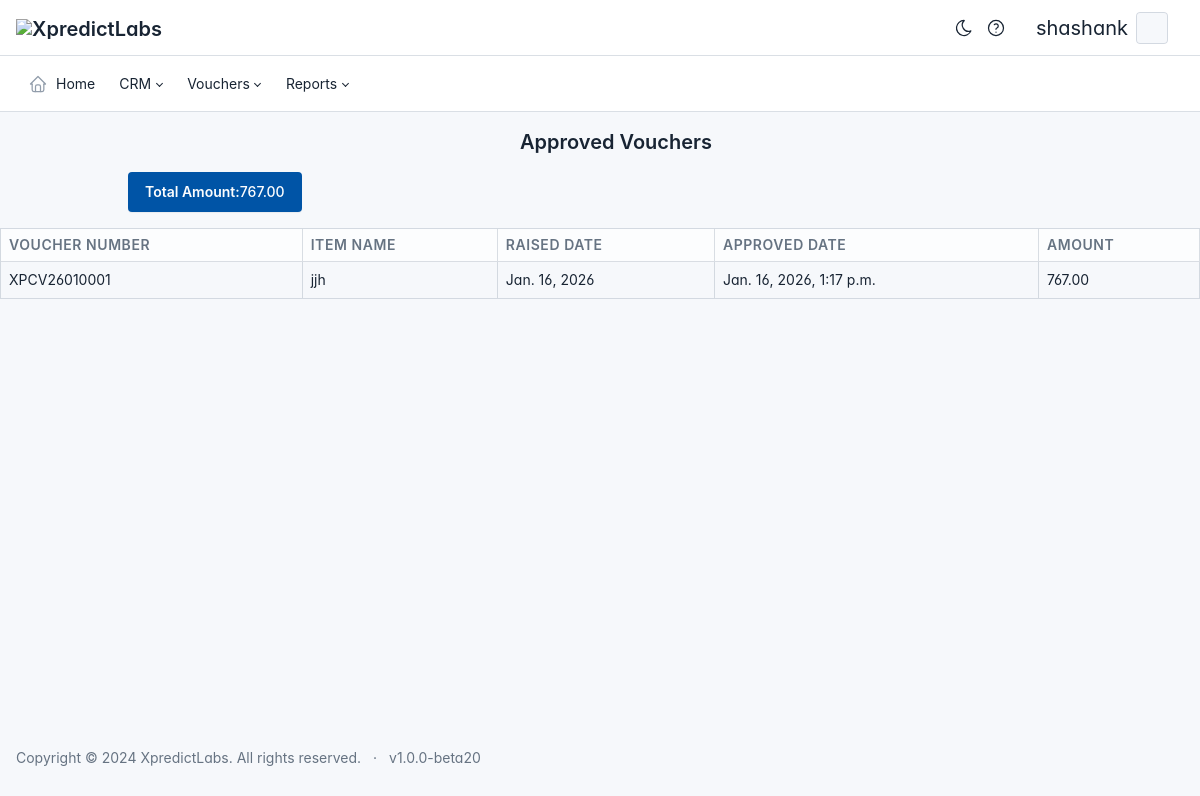
The app's page /website/approved-vouchers/ (signed in) with its own data.
### app/models.py (models this page shows, shortened)
class UserProfile(models.Model):
    user = models.OneToOneField(User, on_delete=models.CASCADE)
    employee_id = models.CharField(max_length=10, unique=True, editable=False)
    zone = models.ForeignKey(Zone, on_delete=models.SET_NULL, null=True, blank=True, default=None)
    groups = models.ManyToManyField(Group, blank=True)
    email = models.EmailField(unique=True)  # Ensure unique email
    contact_number = models.CharField(max_length=15, default="0000000000")
    date_of_birth = models.DateField(default="2000-01-01")
    division = models.ForeignKey(Division, on_delete=models.SET_NULL, null=True, blank=True, default=None)
    target= models.ForeignKey(Target, on_delete=models.SET_NULL, null=True, blank=True)
    profile_picture = models.ImageField(upload_to="profile_pics/", default="profile_pics/default.jpg")

class CoreModule(models.Model):
    name = models.CharField(max_length=100, unique=True)  # Module name (e.g., "CRM")
    description = models.TextField(blank=True, null=True)  # Optional description
    is_active = models.BooleanField(default=True)  # Globally enable or disable this module
    slug = models.SlugField(unique=True, blank=True, null=True)  # Slug field for URL

### website/models.py (models this page shows, shortened)
class CashVoucher(models.Model):
    expense = models.ForeignKey(Expense, on_delete=models.CASCADE, null=True, blank=True,related_name='cash_vouchers')
    voucher_number = models.CharField(max_length=20, unique=True)
    date = models.DateField(auto_now_add=True)
    amount = models.DecimalField(max_digits=10, decimal_places=2, null=True, blank=True)
    paid_to = models.CharField(max_length=25)
    item_name = models.CharField(max_length=255)
    transaction_date = models.DateField(null=True, blank=True)
    verified_by = models.CharField(max_length=255, null=True, blank=True)
    approved_by = models.CharField(max_length=255, null=True, blank=True)
    created_by = models.ForeignKey(User, on_delete=models.CASCADE, related_name='created_cash_vouchers', null=True, blank=True)
    rejection_reason = models.TextField(blank=True, null=True, default='NONE')
    verified_at = models.DateTimeField(default=timezone.now, null=True, blank=True)  # Use timezone.now()
    proof_photo = models.FileField(upload_to='cashvoucher_proofs/', null=True, blank=True)
    STATUS_CHOICES = [
        ('pending', 'Pending'),
        ('approved', 'Approved'),
        ('rejected', 'Rejected'),
    ]
    status = models.CharField(max_length=10, choices=STATUS_CHOICES, default='pending')

### website/views.py (the view)
# urls.py: path('approved-vouchers/', views.approved_vouchers, name='approved_vouchers'),
def approved_vouchers(request):
    user = request.user
    if user.is_staff or user.is_superuser:
        vouchers = CashVoucher.objects.filter(status='approved').order_by('-id')
    else:
        vouchers = CashVoucher.objects.filter(created_by=user, status='approved').order_by('-id')
    total_amount = vouchers.aggregate(total_amount=Sum('amount'))['total_amount'] or 0
    context = {'vouchers': vouchers, 'total_amount': total_amount}
    return render(request, 'xp/approved_vouchers.html', context)

### app/context_processors.py (called while the page is built)
def user_role(request):
    if request.user.is_authenticated:
        user = request.user
        groups = user.groups.values_list('name', flat=True)  # Get the names of groups
        group_name = groups[0] if groups else "No Role"  # Assuming one role per user
        print(f"role : ",user_role)
        return {
            'username': user.username,
            'user_role': group_name
        }
    return {}  # Empty context if user is not authenticated

def group_buttons(request):
    return {
        'group_buttons': GroupButton.objects.all()
    }

def modules_with_submodules(request):
    if not request.user.is_authenticated:
        return {}  # Return an empty context for unauthenticated users
    module_visibility, _ = ModuleVisibility.objects.get_or_create(user=request.user)
    enabled_modules = module_visibility.get_enabled_modules()
    submodule_visibility_map = {
        submodule.submodule_id: submodule.is_visible
        for submodule in request.user.submodule_visibility.all()
    }
    modules_with_submodules = {}
    for module in enabled_modules:
        visible_submodules = [
            submodule for submodule in module.submodules.all()
            if submodule.is_active and submodule_visibility_map.get(submodule.id, False)
        ]
        modules_with_submodules[module] = visible_submodules
    return {
        'modules_with_submodules': modules_with_submodules,
    }

### app/models.py (called while the page is built)
    def get_enabled_modules(self):
        return self.enabled_modules.all()

### website/context_processors.py (called while the page is built, shortened)
def pay_now_context(request):
    payment_details = None
    selected_user = None
    expenses = None
    total_amount_to_be_paid = None
    transaction_id = None
    from_date = None
    to_date = None
    selected_filter = None
    user_id = request.GET.get('user_id', None)
    return {
        'selected_user': selected_user,
        'expenses': expenses,
        'total_amount_to_be_paid': total_amount_to_be_paid,
        'transaction_id': transaction_id,
        'from_date': from_date,
        'to_date': to_date,
        'selected_filter': selected_filter,
        'payment_details': payment_details,
    }

### templates/xp/approved_vouchers.html (shortened to what this page needs)
{% extends "base.html" %}
{% block content %}
<div class="d-flex justify-content-center align-items-center mt-3 ms-6 me-3">
    <h2>Approved Vouchers</h2>
</div>
<div class="mb-3 ms-8">
    <button type="button" class="btn btn-primary">
        <strong>Total Amount: </strong> {{ total_amount|floatformat:2 }}
    </button>
</div>
<div class="table-responsive">
    <table class="table table-bordered table-hover" style="border-collapse: collapse;">
        <thead>
            <tr>
                <th style="font-size: 14px; padding: 8px;">Voucher Number</th>
                <th style="font-size: 14px; padding: 8px;">Item Name</th>
                <th style="font-size: 14px; padding: 8px;">Raised Date</th>
                <th style="font-size: 14px; padding: 8px;">Approved Date</th>
                <th style="font-size: 14px; padding: 8px;">Amount</th>
            </tr>
        </thead>
        <tbody>
            {% for voucher in vouchers %}
            <tr>
                <td style="font-size: 14px; padding: 8px;">{{ voucher.voucher_number }}</td>
                <td style="font-size: 14px; padding: 8px;">{{ voucher.item_name }}</td>
                <td style="font-size: 14px; padding: 8px;">{{ voucher.date }}</td>
                <td style="font-size: 14px; padding: 8px;">{{ voucher.verified_at }}</td>
                <td style="font-size: 14px; padding: 8px;">{{ voucher.amount }}</td>
            </tr>
            {% endfor %}
        </tbody>
    </table>
</div>
{% endblock %}

### templates/base.html (shortened to what this page needs)
<!doctype html>
{% load static %}
<html lang="en">
<head>
	{% load static %}
	<link href="{% static 'css/tabler.min.css' %}" rel="stylesheet" />
	<link href="{% static 'css/tabler-flags.min.css' %}" rel="stylesheet" />
	<link href="{% static 'css/tabler-payments.min.css' %}" rel="stylesheet" />
	<link href="{% static 'css/tabler-vendors.min.css' %}" rel="stylesheet" />
	<link href="{% static 'css/extra.css' %}" rel="stylesheet" />
	<link href="{% static 'css/demo.min.css' %}" rel="stylesheet" />
	<link rel="stylesheet" href="https://cdn.datatables.net/2.1.8/css/dataTables.dataTables.css" />
	<link href="https://cdnjs.cloudflare.com/ajax/libs/select2/4.0.13/css/select2.min.css" rel="stylesheet" />
</head>
<body>
	<div class="page">
		<header class="navbar navbar-expand-md d-print-none">
			<div class="container-fluid">
				<h1 class="navbar-brand navbar-brand-autodark d-none-navbar-horizontal pe-0 pe-md-3">
					<a href="{% url 'home' %}">
						<img src="{% static 'xlogo.png' %}" width="110" height="32" alt="XpredictLabs"
							class="navbar-brand-image">
					</a>
				</h1>
				<div class="navbar-nav flex-row order-md-last">
					<div class=" d-flex">
						<a href="?theme=dark" class="nav-link px-0 hide-theme-dark" title="Enable dark mode"
							data-bs-toggle="tooltip" data-bs-placement="bottom">
						</a>
						<div class="nav-item dropdown d-flex me-3">
							<a href="#" class="nav-link px-0" data-bs-toggle="dropdown" aria-expanded="false" title="Help & Manuals">
							</a>
						</div>
						<div class="nav-item dropdown d-flex me-3">
							{% if user.is_authenticated %}
							<div class="nav-item dropdown ">
								<a href="#" class="nav-link d-flex lh-1 text-reset p-0" data-bs-toggle="dropdown"
									aria-label="Open user menu">
									<div class=" d-sm-block ps-2 me-2">
											<div class="fs-2">{{ user.username }} </div>
									</div>
									<span class="avatar avatar-sm"
      										style="background-image: url('{{ user.userprofile.profile_picture.url }}')">
									</span>
								</a>
							</div>
							{% else %}
							<div class="nav-item">
								<a class="nav-link text-white" href="{% url 'login' %}">Login</a>
							</div>
							{% endif %}
						</div>
					</div>
				</div>
			</div>
		</header>
		<header class="navbar-expand-md">
			<div class="collapse navbar-collapse" id="navbar-menu">
				<div class="navbar">
					<div class="container-fluid">
						<ul class="navbar-nav">
							<li class="nav-item">
								<a class="nav-link" href="{% url 'home' %}">
									<span class="nav-link-icon d-md-none d-lg-inline-block">
									</span>
									<span class="nav-link-title">
										Home
									</span>
								</a>
							</li>
									{% for module, visible_submodules in modules_with_submodules.items %}
									<li class="nav-item dropdown">
										<a class="nav-link dropdown-toggle" href="#" id="dropdown-{{ module.id }}"
											role="button" data-bs-toggle="dropdown" aria-haspopup="true"
											aria-expanded="false">
											{{ module.name }}
										</a>
									</li>
									{% endfor %}
						</ul>
					</div>
				</div>
			</div>
		</header>
		<div class="page-wrapper">
			{% block content %}{% endblock content %}
			<footer class="footer footer-transparent d-print-none">
				<div class="container-fluid">
					<div class="row text-center align-items-center flex-row">
						<div class="col-12 col-lg-auto mt-3 mt-lg-0">
							<ul class="list-inline list-inline-dots mb-0">
								<li class="list-inline-item">
									Copyright &copy; 2024
									<a href="https://xpredictlabs.com/" class="link-secondary"> XpredictLabs</a>.
									All rights reserved.
								</li>
								<li class="list-inline-item">
									v1.0.0-beta20
								</li>
							</ul>
						</div>
					</div>
				</div>
			</footer>
		</div>
	</div>
    <link href="https://cdn.jsdelivr.net/npm/select2@4.0.13/dist/css/select2.min.css" rel="stylesheet">
</body>
</html>

### templates/base.html (style rules this page uses)
:root { --tblr-font-sans-serif: 'Inter Var', -apple-system, BlinkMacSystemFont, San Francisco, Segoe UI, Roboto, Helvetica Neue, sans-serif; }
body { font-feature-settings: "cv03", "cv04", "cv11"; }

### records on screen
CoreModule: name "CRM"
CoreModule: name "Vouchers"
CoreModule: name "Reports"
CashVoucher: voucher_number "XPCV26010001", item_name "jjh", date "Jan. 16, 2026", verified_at "Jan. 16, 2026, 1:17 p.m.", amount "767.00"

### other values on screen
{{ user.username }} "shashank"
{{ total_amount|floatformat:2 }} "767.00"
